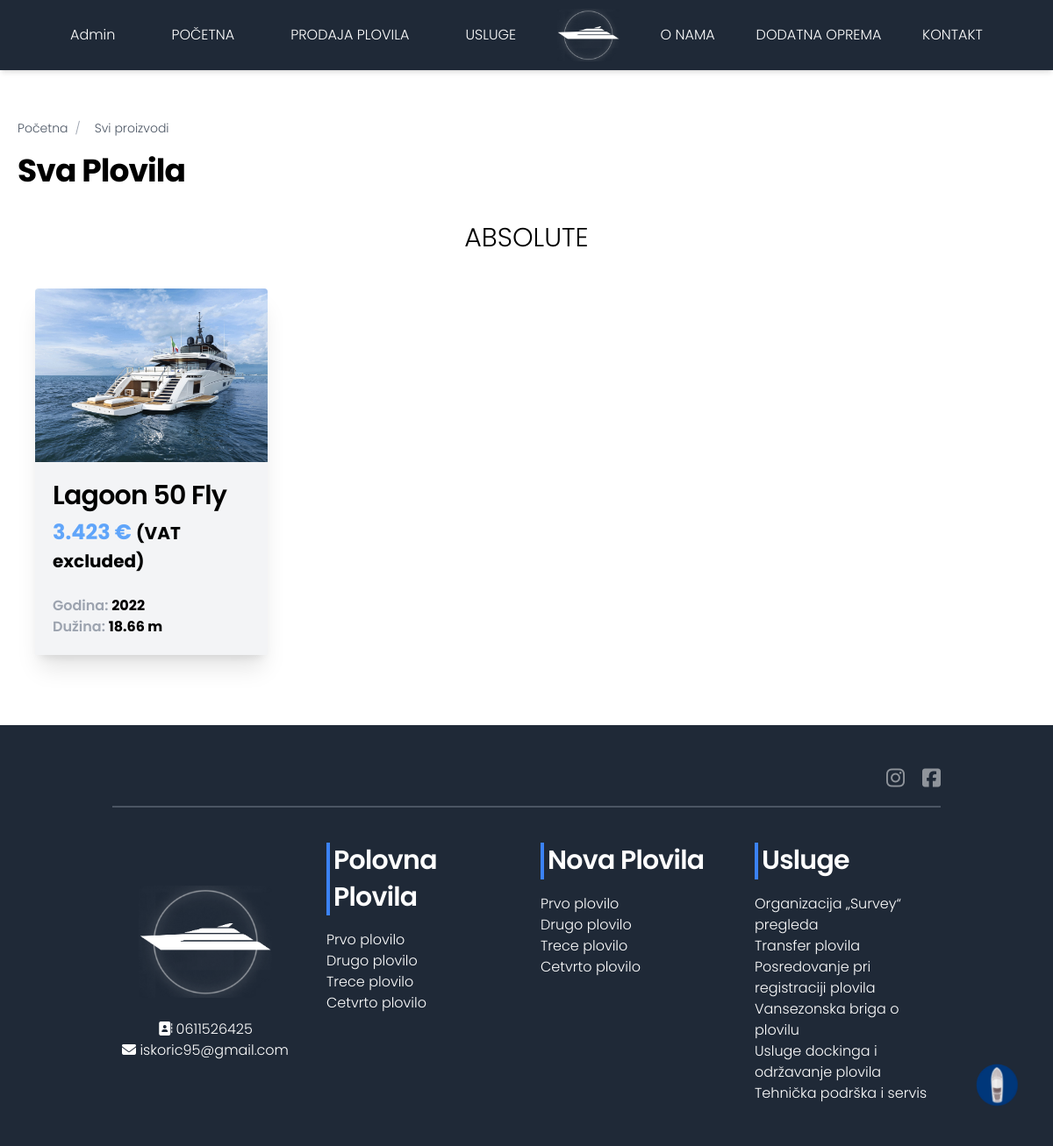
Before: /products/ with the older database file.
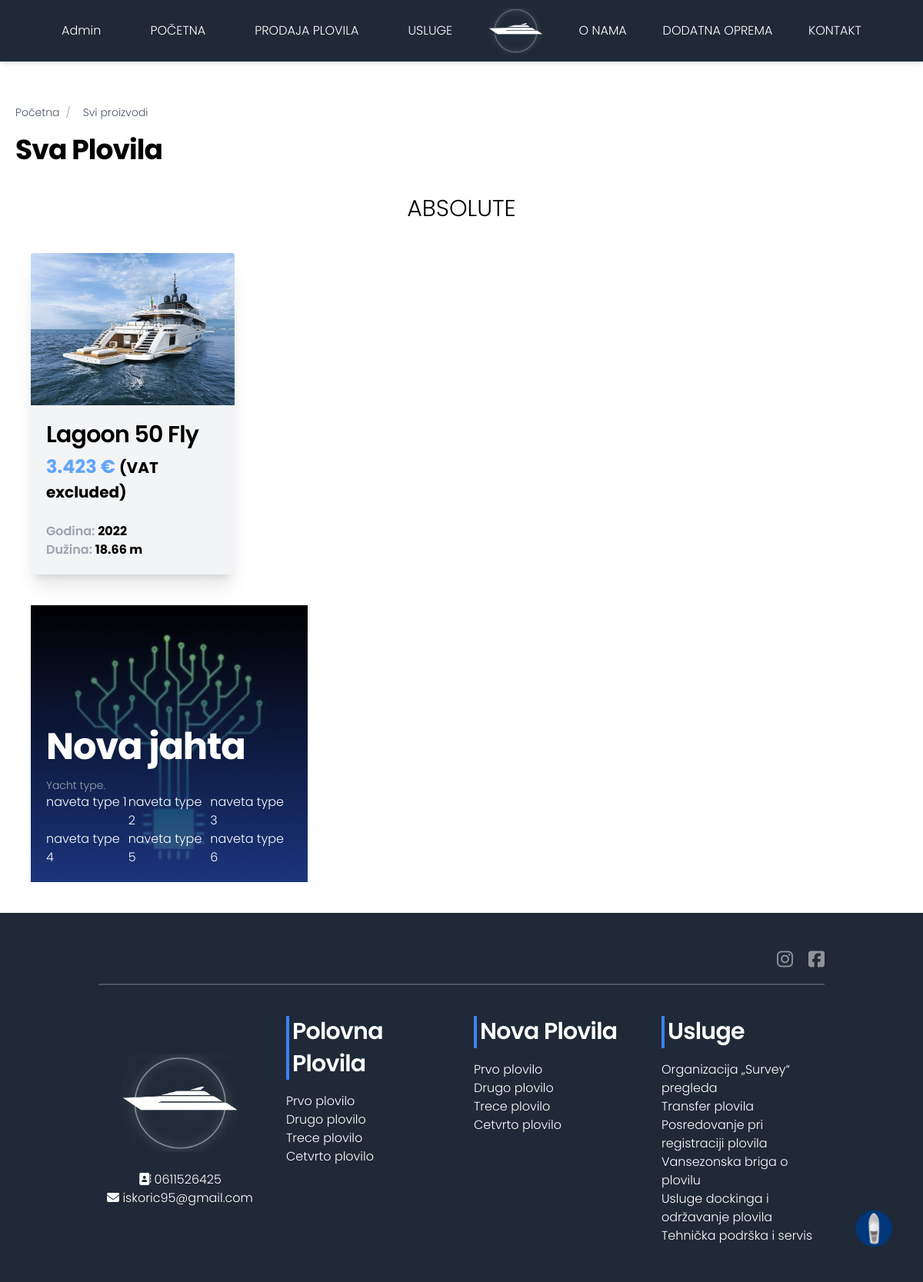
After: the same page with the newer database file.
### website/models.py (models this page shows, shortened)
class Yacht(models.Model):
    YACHT_TYPE_CHOICES = [
        ('new', 'New'),
        ('used', 'Used'),
    ]
    name = models.CharField(max_length=255, verbose_name="Naziv jahte")
    price = models.DecimalField(max_digits=12, decimal_places=0, verbose_name="Cena (€)")
    yacht_type = models.CharField(max_length=10, choices=YACHT_TYPE_CHOICES, verbose_name="Tip jahte", default="used")
    description = models.TextField(blank=True, verbose_name="Opis jahte")
    image = models.ImageField(upload_to='yachts/', blank=True, null=True, verbose_name="Slika jahte")
    published = models.BooleanField(default=False)
    slug = models.SlugField(unique=True, blank=True, null=True)
    created_at = models.DateTimeField(auto_now_add=True)
    order = models.PositiveIntegerField(default=0)
    class Meta:
        ordering = ['order']

class YachtCharacteristic(models.Model):
    yacht = models.ForeignKey('Yacht', on_delete=models.CASCADE, related_name='characteristics')
    name = models.CharField(max_length=100, choices=[
        ('model', 'MODEL'),
        ('length', 'DUŽINA(m)'),
        ('beam', 'ŠIRINA'),  # širina
        ('draft', 'GAZ (m)'),  # gaz
        ('weight', 'TEŽINA (t)'),
        ('propulsion', 'POGON'),
        ('fuel_tank', 'TANK GORIVA (l)'),
        ('water_tank', 'TANK VODE (l)'),
        ('cabins', 'BROJ KABINA'),
        ('speed', 'BRZINA'),
    ])
    value = models.CharField(max_length=255)
    published = models.BooleanField(default=False)

### website/views.py (the view)
# urls.py: path('products/', views.products, {'product_type': 'all'}, name='all_products'),  # Svi proizvodi
def products(request, product_type):
    used = []
    new = []
    if product_type == "new":
        new = Yacht.objects.filter(yacht_type=product_type, published=True)  # Pretpostavljam da imaš 'condition' polje
        title = "Nova Plovila"
    elif product_type == "used":
        used = Yacht.objects.filter(yacht_type=product_type, published=True)
        title = "Polovna Plovila"
    else:
        title = "Sva Plovila"
        used = Yacht.objects.filter(yacht_type='used', published=True)
        new = Yacht.objects.filter(yacht_type='new', published=True)
    context = {'product_type': product_type, 'new': new, 'used': used, 'title':title}
    return render(request, 'website/pages/products.html', context)

### website/context_processors.py (called while the page is built)
def config(request):
    config = Config.objects.all().first()
    return {'config': config}

### website/templatetags/custom_filters.py (called while the page is built)
@register.filter  # Dekorator koji označava da je ovo filter
def intdot(value):
    try:
        value = int(value)
        return f"{value:,}".replace(",", ".")
    except (ValueError, TypeError):
        return value  # Ako nije broj, vrati originalnu vrednost

### website/templates/website/pages/products.html (shortened to what this page needs)
{% extends 'base.html' %}
{% load static %}
{% block content %}
<section id="boats" class="mx-auto max-w-[1200px] mt-[150px] md:mt-[100px] p-5">
    {% include 'website/components/breadcrumbs.html' %}
    <h1 class="mt-200">{{title}}</h1>
    <div class="p-5 text-center text-3xl">ABSOLUTE</div>
    {% if product_type == 'all' %}
        <div class="grid grid-cols-1 md:grid-cols-3 lg:grid-cols-4 gap-5 rounded-lg p-5">
            {% for yacht in used %}
                {% include 'website/components/used.html' with yacht=yacht %}
            {% endfor %}
        </div>
        <div class="relative grid grid-cols-1 md:grid-cols-3 lg:grid-cols-3 gap-5 rounded-lg p-5">
            {% for yacht in new %}
                {% include 'website/components/new.html' with yacht=yacht %}
            {% endfor %}
        </div>
    {% endif %}
</section>
{% endblock %}

### website/templates/website/components/used.html
{% load static %}
{% load custom_filters %}
<section id="usedYachts" class="z-0">
    <a href="{% url 'product_details' yacht.slug %}" class="rounded-lg ">
        <div class="relative shadow-xl hover:bg-red-200 z-40 overflow-hidden ">
            <div class="absolute inset-0 hover:bg-gray-200/30 rounded-lg"></div>
            <img src="{{yacht.image.url}}" alt=""
                 class="rounded-t transition-transform duration-300 ease-in-out group-hover:scale-105"/>
            <div class="bg-gray-100 w-full p-5">
                <h2 class="text-3xl font-semibold mb-2">{{yacht.name}}</h2>
                <p class="text-2xl text-blue-400 font-bold">{{yacht.price|intdot}} € <span
                        class="text-black font-bold text-xl">(VAT excluded)</span>
                </p>
                <br>
                <p>
                    <span class="font-semibold text-gray-400">Godina: </span>
                    <span class="font-bold">
                    {% for char in yacht.characteristics.all %}
                        {% if char.name == "model" %}
                            {{ char.value }}
                        {% endif %}
                    {% endfor %}
                </span></p>
                <p><span class="font-semibold text-gray-400">Dužina: </span><span class="font-bold">                    {% for char in yacht.characteristics.all %}
                        {% if char.name == "length" %}
                            {{ char.value }}
                        {% endif %}
                    {% endfor %} m</span>
                </p>
            </div>
        </div>
    </a>
</section>

### website/templates/website/components/new.html
{% load static %}
<section id="newYachts">
    <a href="{% url 'product_details' yacht.slug %}" class="relative w-full z-0">
        <img src="{{yacht.image.url}}" alt="Background Image" class="w-full h-auto object-cover">
        <div class="absolute inset-0 bg-gradient-to-t from-blue-900/90 to-transparent hover:from-blue-900 cursor-pointer"></div>
        <div class="absolute bottom-5 left-0 w-full text-white px-5">
            <h2 class="text-5xl font-bold">{{yacht.name}}</h2>
            <p class="text-sm text-gray-400">Yacht type.</p>
            <div class="grid grid-cols-3">
                <div class="">naveta type 1</div>
                <div class="">naveta type 2</div>
                <div class="">naveta type 3</div>
                <div class="">naveta type 4</div>
                <div class="">naveta type 5</div>
                <div class="">naveta type 6</div>
            </div>
        </div>
    </a>
</section>

Changed rows visible on the page:
added Yacht: image (picture), name "Nova jahta"
